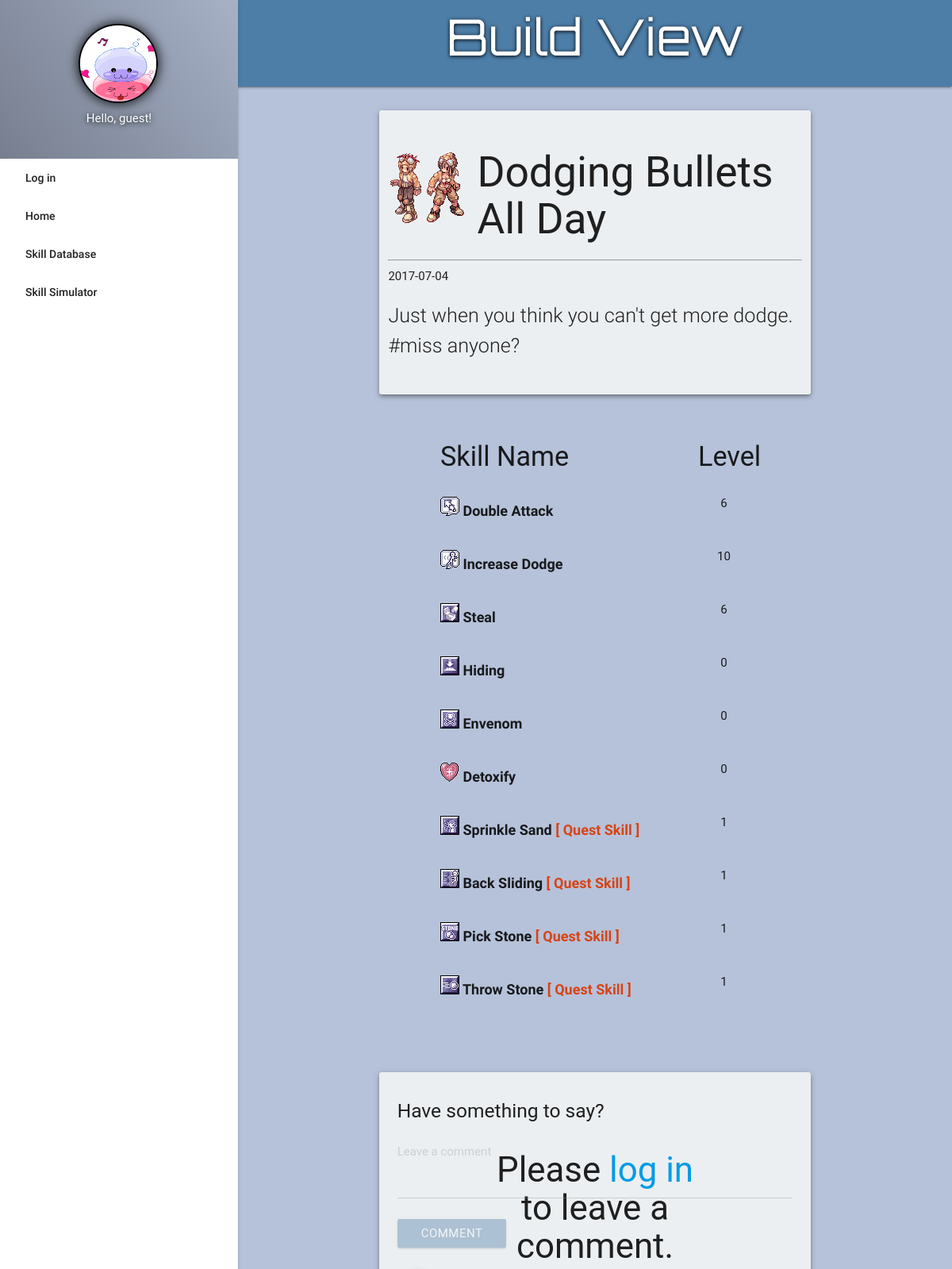
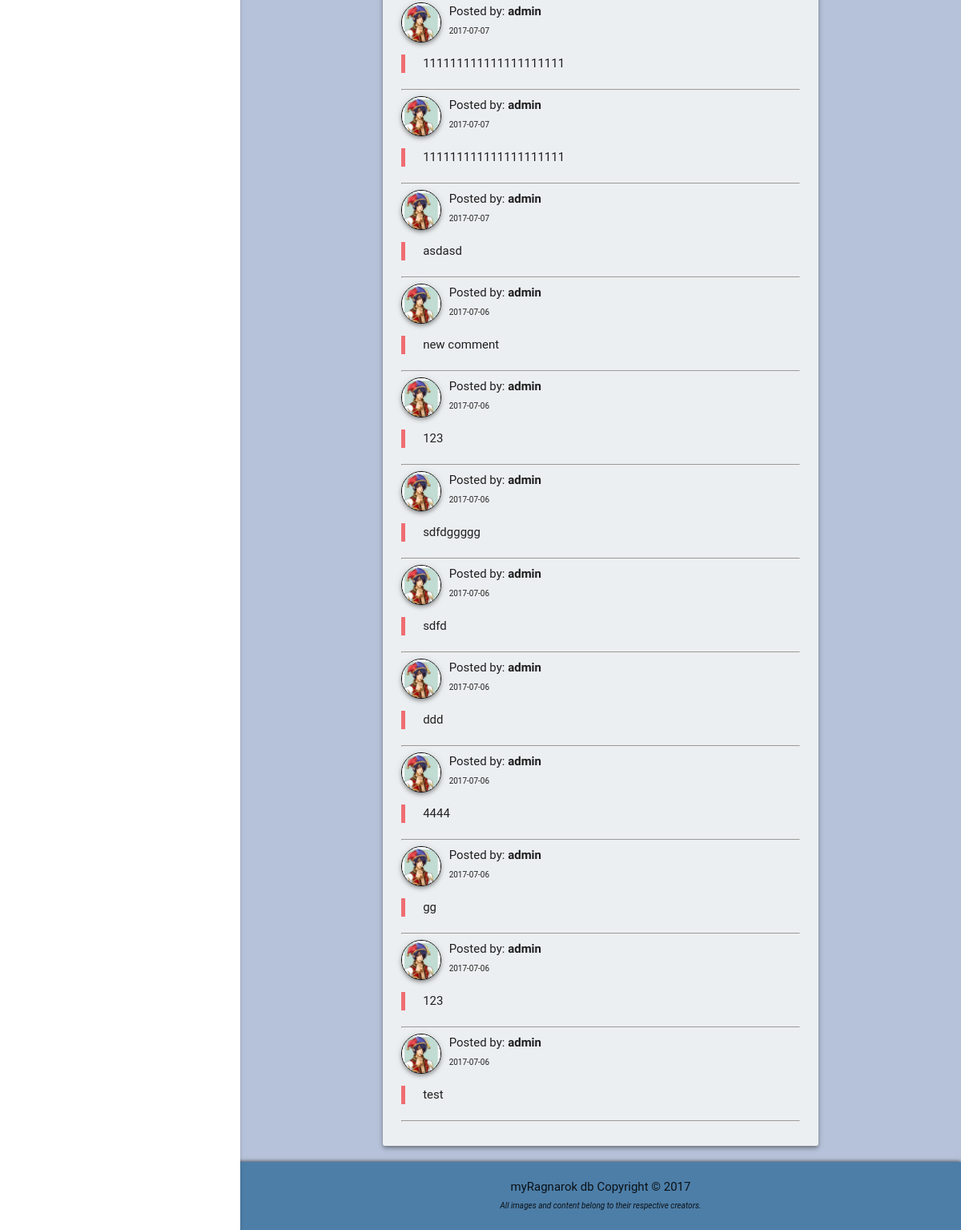
The app's page /build.php?build_id=19 with its own data (2 pictures, top to bottom).
### tables this page shows
CREATE TABLE `builds` (
  `id` int(10) NOT NULL,
  `acct_id` int(10) DEFAULT NULL,
  `build_name` varchar(255) NOT NULL DEFAULT 'None',
  `build_description` varchar(255) NOT NULL DEFAULT 'None',
  `build_date` date DEFAULT NULL
);

CREATE TABLE `skill_sims` (
  `id` int(10) NOT NULL,
  `skill_id` int(10) DEFAULT NULL,
  `level` int(10) NOT NULL,
  `build_id` int(10) DEFAULT NULL,
  `pts_left` int(11) NOT NULL
);

CREATE TABLE `skills` (
  `id` int(10) NOT NULL,
  `skill_name` varchar(255) NOT NULL,
  `description` text NOT NULL,
  `class` varchar(255) DEFAULT NULL,
  `required_for` varchar(255) NOT NULL DEFAULT 'None',
  `max_level` int(10) NOT NULL,
  `icon` varchar(255) NOT NULL,
  `quest_skill` varchar(255) NOT NULL DEFAULT 'No',
  `unlock_requirements` varchar(255) NOT NULL DEFAULT 'None'
);

CREATE TABLE `build_comments` (
  `id` int(11) NOT NULL,
  `comment` text NOT NULL,
  `build_id` int(11) DEFAULT NULL,
  `commenter_id` int(11) DEFAULT NULL,
  `comment_date` date DEFAULT NULL
);

CREATE TABLE `users` (
  `id` int(10) NOT NULL,
  `username` varchar(255) NOT NULL,
  `password` varchar(255) NOT NULL,
  `email` varchar(255) NOT NULL,
  `role` varchar(255) NOT NULL,
  `display_photo` varchar(255) NOT NULL DEFAULT 'images/user_default.png',
  `file_name` varchar(255) NOT NULL
);

### build.php (the view, shortened to what this page needs)
<?php
function header_title(){
	echo 'Build View';
};
function display_content(){
	global $conn;
	$build_id = $_GET['build_id'];
	echo '<div class="container">';
		$sql = "SELECT DISTINCT b.*,c.class_icon FROM classes c JOIN skills s ON c.class_name=s.class JOIN skill_sims ss ON ss.skill_id=s.id JOIN builds b ON ss.build_id=b.id WHERE b.id = '$build_id'";
		$result = mysqli_query($conn, $sql);
		while($row = mysqli_fetch_assoc($result)){
			extract($row);
			echo '<div class="row">
				<div class="margin-top bg col l10 m12 s12 offset-l1 z-depth-2">
					<div class="row">
						<img src="'.$class_icon.'" class="left responsive-img" style="padding-right: 15px">
						<h2>'.$build_name.'</h2>
						<hr>
						<span>'.$build_date.'</span>
					</div>
					<div class="row">
						<span class="flow-text">'.$build_description.'</span>
					</div>
				</div>
			</div>';
		};
		echo '<div class="row">
			<div class="col l8 m10 s12 offset-l2 offset-m1">
				<div class="col l10 m8 s8" style="padding: 0">
					<h4>Skill Name</h4>
				</div>
				<div class="col l2 m4 s4 center-align" style="padding: 0">
					<h4>Level</h4>
				</div>';
		$sql = "SELECT * FROM builds b JOIN skill_sims ss ON b.id = ss.build_id JOIN skills s ON ss.skill_id = s.id WHERE build_id = '$build_id'";
		$result = mysqli_query($conn, $sql);
		while($row = mysqli_fetch_assoc($result)){
			extract($row);
				echo '<div class="col l10 m8 s8" style="padding: 0">';
					if($quest_skill == 'Yes'){
					echo '<p class="skill-db-header"><img src="'.$icon.'"> '.$skill_name.' <span class="quest-marker">[ Quest Skill ]</span></p>';
					}else{
					echo '<p class="skill-db-header"><img src="'.$icon.'"> '.$skill_name.'</p>';
					};
				echo '</div>
				<div class="col l2 m4 s4 center-align" style="padding: 0">
					<p>'.$level.'</p>
				</div>';
		};
			echo '</div>
		</div>
		<div class="row comment-section">
			<div class="margin-top bg col l10 m12 s12 offset-l1 z-depth-2">
				<h5>Have something to say?</h5>';
				if(isset($_SESSION['loginFlag']) && $_SESSION['loginFlag'] == true){
					echo '<div class="input-field">
						<span style="display: none" id="build_id">'.$build_id.'</span>
						<span style="display: none" id="user_id">'.$_SESSION['id'].'</span>
						<textarea name="build_comment" id="build_comment" class="materialize-textarea"></textarea>
						<label for="build_comment">Leave a comment</label>
						<button id="build-comment-submit" class="btn btn-blue">Comment</button>
					</div>';
				}else{
					echo '<div class="comment-blocker">
						<h3 class="comment-blocker-text center-align">Please <a href="#modal1">log in</a> to leave a comment.</h3>
						<div class="input-field disable">
							<textarea name="build_comment" id="build_comment" class="materialize-textarea"></textarea>
							<label for="build_comment">Leave a comment</label>
							<button id="build-comment-submit" class="btn btn-blue">Comment</button>
						</div>
					</div>';
				};
				echo '<div id="comment-section" class="margin-top">';
				$sql = "SELECT bc.*,u.username,u.display_photo FROM build_comments bc JOIN builds b ON bc.build_id = b.id JOIN users u ON bc.commenter_id = u.id WHERE build_id = '$build_id' ORDER BY id DESC";
				$result = mysqli_query($conn, $sql);
				while($row = mysqli_fetch_assoc($result)){
					extract($row);
					echo '<div class="comment'.$id.'">
						<img src="'.$display_photo.'" class="circle comment-section-photo left z-depth-2">
						<p style="margin-top: 0">Posted by: <b>'.$username.'</b><br>
						<span class="build-date">'.$comment_date.'</span></p>
						<blockquote>'.$comment.'</blockquote>
						<hr>
					</div>';
				};
				echo '</div>
			</div>
		</div>
	</div>';
};
require_once 'template.php';
?>

### styles/styles.css (style rules this page uses)
body { background: #b6c2d9; cursor: url('../images/arrow.png'), default; display: flex; min-height: 100vh; flex-direction: column; }
button, li, a, input, .collapsible-header { cursor: url('../images/hand.cur'), default !important; }
.disabledbutton, .disable { pointer-events: none; opacity: 0.4; }
.quest-marker { color: #d84315; }
.skill-db-header { font-size: 1.2em; font-weight: bold; }
.build-date { font-size: 10px; }
.margin-top { margin-top: 30px; }
.bg { background: #eceff1; border-radius: 3px; }
.comment-blocker { position: relative; }
.comment-blocker-text { position: absolute; left: 50%; top: 50%; transform: translate(-50%,-50%); }
.comment-section-photo { width: 50px; height: 50px; margin-right: 10px; border: 1px solid black; }
.row .col { padding: 1.5em 1.5em; }
.btn-blue { background-color: #4d7ea8; }

### records on screen
builds: build_name "Dodging Bullets All Day", build_date "2017-07-04", build_description "Just when you think you can't get more dodge. #miss anyone?"
skill_sims: skill.icon (picture), skill.skill_name "Double Attack", level "6"
skill_sims: skill.icon (picture), skill.skill_name "Increase Dodge", level "10"
skill_sims: skill.icon (picture), skill.skill_name "Steal", level "6"
skill_sims: skill.icon (picture), skill.skill_name "Hiding", level "0"
skill_sims: skill.icon (picture), skill.skill_name "Envenom", level "0"
skill_sims: skill.icon (picture), skill.skill_name "Detoxify", level "0"
skill_sims: skill.icon (picture), skill.skill_name "Sprinkle Sand", level "1"
skill_sims: skill.icon (picture), skill.skill_name "Back Sliding", level "1"
skill_sims: skill.icon (picture), skill.skill_name "Pick Stone", level "1"
skill_sims: skill.icon (picture), skill.skill_name "Throw Stone", level "1"
build_comments: commenter.display_photo (picture), commenter.username "admin", comment_date "2017-07-07", comment "111111111111111111111"
build_comments: commenter.display_photo (picture), commenter.username "admin", comment_date "2017-07-07", comment "111111111111111111111"
build_comments: commenter.display_photo (picture), commenter.username "admin", comment_date "2017-07-07", comment "asdasd"
build_comments: commenter.display_photo (picture), commenter.username "admin", comment_date "2017-07-06", comment "new comment"
build_comments: commenter.display_photo (picture), commenter.username "admin", comment_date "2017-07-06", comment "123"
build_comments: commenter.display_photo (picture), commenter.username "admin", comment_date "2017-07-06", comment "sdfdggggg"
build_comments: commenter.display_photo (picture), commenter.username "admin", comment_date "2017-07-06", comment "sdfd"
build_comments: commenter.display_photo (picture), commenter.username "admin", comment_date "2017-07-06", comment "ddd"
build_comments: commenter.display_photo (picture), commenter.username "admin", comment_date "2017-07-06", comment "4444"
build_comments: commenter.display_photo (picture), commenter.username "admin", comment_date "2017-07-06", comment "gg"
build_comments: commenter.display_photo (picture), commenter.username "admin", comment_date "2017-07-06", comment "123"
build_comments: commenter.display_photo (picture), commenter.username "admin", comment_date "2017-07-06", comment "test"
